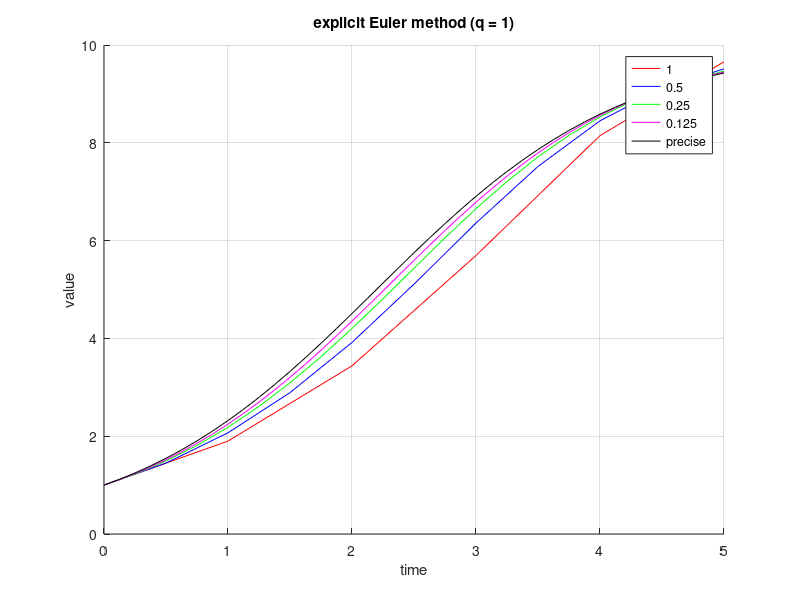
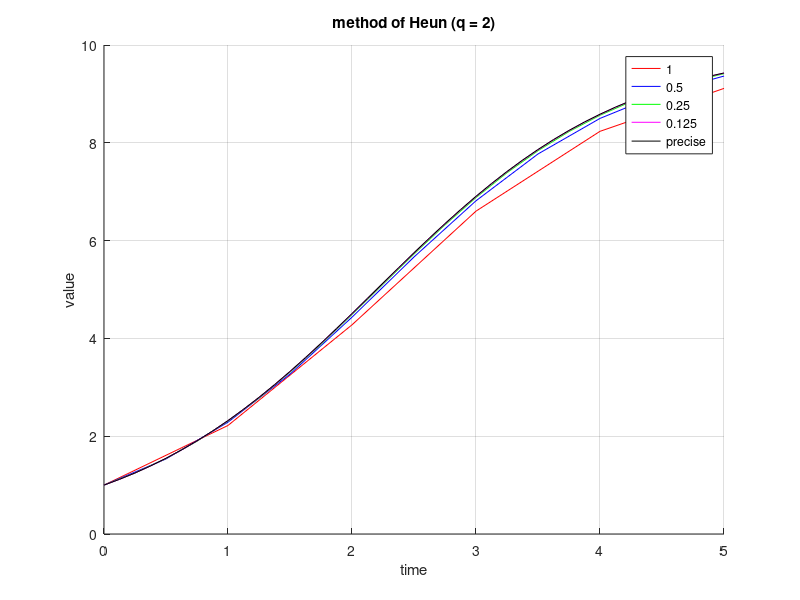
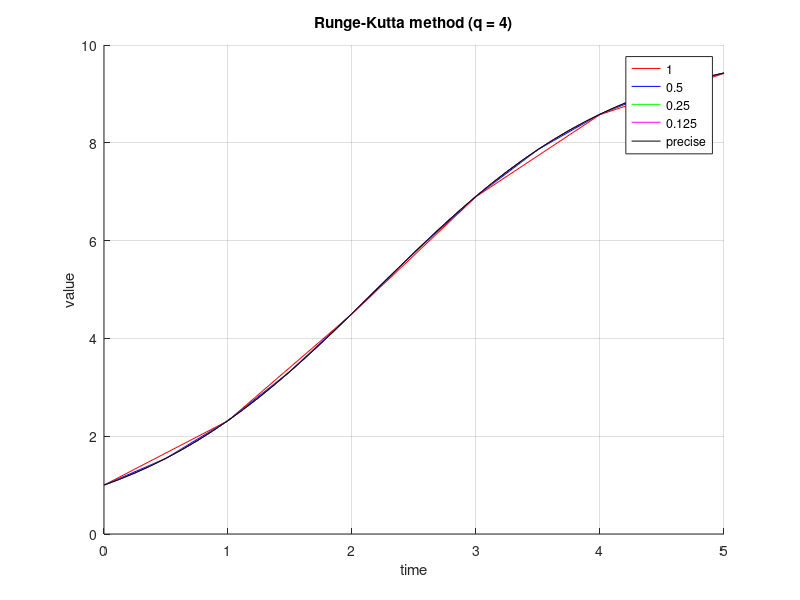

Write the MATLAB code that produced these figures, in order.
function worksheet1()
clc


p = @(t) 10 ./ ( 1 + 9 * exp(-t));
p_dot = @(p) p .* ( 1 - p ./ 10);

p0 = 1;
min = 0;
max = 5;
deltas = [1, 0.5, 0.25, 0.125];



funs = {@euler, @heun, @runge_kutta};
names = {'explicit Euler method (q = 1)', 'method of Heun (q = 2)', 'Runge-Kutta method (q = 4)'};
colours = {'-r', '-b', '-g', '-m'};

errors = zeros(length(funs), length(deltas));
approxes = cell(length(funs), length(deltas));


for i = 1:length(funs)
    fprintf(strcat('\t\t', names{i}, '\n\n'));
    
    
   figure_label = figure(i);    
   hold on
   grid
   
   best_error = realmax;
   best_approx = 0;
   
   for j = 1:length(deltas)
       delta = deltas(j);
       precise = p(min:delta:max);
       approxes{i, j} = funs{i}(p_dot, p0, min, max, delta);
       errors(i, j) = error(precise, approxes{i, j}, delta);
       if errors(i, j) < best_error
           best_error = errors(i, j);
           best_approx = approxes{i, j};
       end
       
       x_vals = min:delta:max;
       plot(x_vals, approxes{i, j}, colours{j});
   end
   
   order = zeros(1, length(deltas));
   order(1) = 0;
   for j = 2:length(deltas)
       order(j) = log2(errors(i, j - 1) / errors(i, j));
   end
   
   error_approx = zeros(size(deltas));
   for j = 1:length(deltas)
       error_approx(j) = error(best_approx, approxes{i, j}, deltas(j));
   end
   
   
   
   plot(x_vals, precise, '-k');
   legend('1', '0.5', '0.25', '0.125', 'precise');
   
    xlabel('time');
    ylabel('value');
    title(names(i));
    hold off
    
    saveas(figure_label, names{i});    
    

    format short
    fprintf('delta\t   '); disp(deltas)
    format shortEng
    fprintf('error\t    '); disp(errors(i, :));
    fprintf('error red.'); disp(order);
    fprintf('error app.  '); disp(error_approx);
    fprintf('\n\n');
end


end

function output = euler(fun_dot, f0, min, max, delta)
    N = steps(max, min, delta);
    output = zeros(1, N);
    output(1) = f0;
    for i = 2:N
        f = output(i - 1);
        output(i) = f + delta * fun_dot(f);
    end
end

function output = heun(fun_dot, f0, min, max, delta)
    N = steps(max, min, delta);
    output = zeros(1, N);
    output(1) = f0;
    for i = 2:N
        f = output(i - 1);
        f_1dot = fun_dot(f);
        f_2dot = fun_dot(f + delta * f_1dot);
        output(i) = f + 0.5 * delta * (f_1dot + f_2dot);
    end
end

function output = runge_kutta(fun_dot, f0, min, max, delta)
    N = steps(max, min, delta);
    output = zeros(1, N);
    output(1) = f0;
    for i = 2:N
        f = output(i - 1);
        f_1dot = fun_dot(f);
        f_2dot = fun_dot(f + 0.5 * delta * f_1dot);
        f_3dot = fun_dot(f + 0.5 * delta * f_2dot);
        f_4dot = fun_dot(f + delta * f_3dot);
        output(i) = f + delta * (f_1dot + 2 * (f_2dot + f_3dot) + f_4dot) / 6;
    end
end

function e = error(precise, approx, delta)

    if (length(precise) == length(approx))
        e = sqrt((delta / 5) .* sum((approx - precise).^2));
    
    else % in case we compare inputs calculated with different deltas (they have different sizes)
        longer = precise;
        shorter = approx;
        
        if length(precise) < length(approx)
            longer = approx;
            shorter = precise;
        end
        
        factor = (length(longer) - 1) / (length(shorter) - 1);
        adjusted_longer = zeros(size(shorter));
        
        for i = 1:length(shorter)
            adjusted_longer(i) = longer((i - 1) * factor + 1);
        end
        
        e = sqrt((delta / 5) .* sum((adjusted_longer - shorter).^2));   
        end
end

function n = steps(max, min, delta) 
    n = (max - min) / delta + 1; 
end